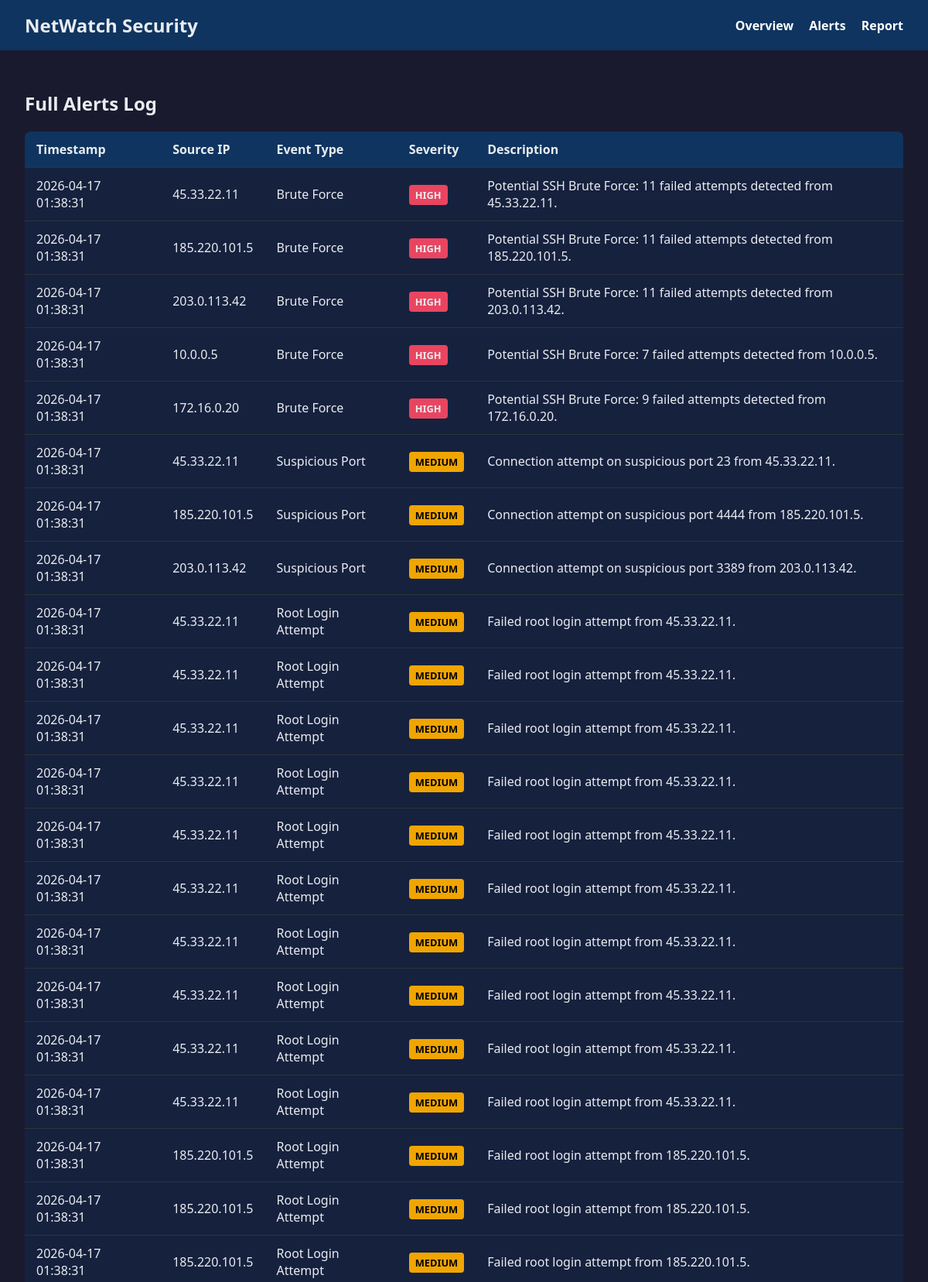
Screenshot of /alerts (upper part) with the database file from the repository.
### tables this page shows
CREATE TABLE alerts (
            id INTEGER PRIMARY KEY AUTOINCREMENT,
            timestamp DATETIME DEFAULT CURRENT_TIMESTAMP,
            source_ip TEXT NOT NULL,
            event_type TEXT NOT NULL,
            severity TEXT NOT NULL,
            description TEXT NOT NULL
        );

### app.py (the view)
@app.route('/alerts')
def alerts():
    all_alerts = database.get_all_alerts()
    return render_template('alerts.html', alerts=all_alerts)

### database.py (called while the page is built)
def get_all_alerts():
    conn = sqlite3.connect(DB_PATH)
    conn.row_factory = sqlite3.Row
    cursor = conn.cursor()
    cursor.execute('SELECT * FROM alerts ORDER BY timestamp DESC')
    alerts = cursor.fetchall()
    conn.close()
    return alerts

### templates/alerts.html (shortened to what this page needs)
<!DOCTYPE html>
<html lang="en">
<head>
</head>
<body>
    <nav>
        <h1>NetWatch Security</h1>
        <ul>
            <li><a href="/">Overview</a></li>
            <li><a href="/alerts">Alerts</a></li>
            <li><a href="/report">Report</a></li>
        </ul>
    </nav>
    <div class="container">
        <h2>Full Alerts Log</h2>
        <table>
            <thead>
                <tr>
                    <th>Timestamp</th>
                    <th>Source IP</th>
                    <th>Event Type</th>
                    <th>Severity</th>
                    <th>Description</th>
                </tr>
            </thead>
            <tbody>
                {% for alert in alerts %}
                <tr>
                    <td>{{ alert.timestamp }}</td>
                    <td>{{ alert.source_ip }}</td>
                    <td>{{ alert.event_type }}</td>
                    <td><span class="badge badge-{{ alert.severity.lower() }}">{{ alert.severity }}</span></td>
                    <td>{{ alert.description }}</td>
                </tr>
                {% endfor %}
            </tbody>
        </table>
    </div>
</body>
</html>

### templates/alerts.html (style rules this page uses)
:root { --bg-color: #1a1a2e; --card-bg: #16213e; --text-color: #e9ecef; --accent-color: #0f3460; --high-severity: #e94560; --med-severity: #f0a500; --low-severity: #00d1b2; }
body { font-family: 'Segoe UI', Tahoma, Geneva, Verdana, sans-serif; background-color: var(--bg-color); color: var(--text-color); margin: 0; padding: 0; }
nav { background-color: var(--accent-color); padding: 1rem 2rem; display: flex; justify-content: space-between; align-items: center; }
nav h1 { margin: 0; font-size: 1.5rem; }
nav ul { list-style: none; display: flex; gap: 20px; margin: 0; }
nav a { color: white; text-decoration: none; font-weight: bold; }
.container { padding: 2rem; max-width: 1200px; margin: auto; }
table { width: 100%; border-collapse: collapse; background-color: var(--card-bg); border-radius: 8px; overflow: hidden; }
th, td { padding: 12px 15px; text-align: left; border-bottom: 1px solid #2d3436; }
th { background-color: #0f3460; }
.badge { padding: 4px 8px; border-radius: 4px; font-size: 0.8rem; font-weight: bold; text-transform: uppercase; }
.badge-high { background-color: var(--high-severity); }
.badge-medium { background-color: var(--med-severity); color: black; }

### rows the page displays
alerts: timestamp "2026-04-17 01:38:31", source_ip "45.33.22.11", event_type "Brute Force", severity "HIGH", description "Potential SSH Brute Force: 11 failed attempts detected from 45.33.22.11."
alerts: timestamp "2026-04-17 01:38:31", source_ip "185.220.101.5", event_type "Brute Force", severity "HIGH", description "Potential SSH Brute Force: 11 failed attempts detected from 185.220.101.5."
alerts: timestamp "2026-04-17 01:38:31", source_ip "203.0.113.42", event_type "Brute Force", severity "HIGH", description "Potential SSH Brute Force: 11 failed attempts detected from 203.0.113.42."
alerts: timestamp "2026-04-17 01:38:31", source_ip "10.0.0.5", event_type "Brute Force", severity "HIGH", description "Potential SSH Brute Force: 7 failed attempts detected from 10.0.0.5."
alerts: timestamp "2026-04-17 01:38:31", source_ip "172.16.0.20", event_type "Brute Force", severity "HIGH", description "Potential SSH Brute Force: 9 failed attempts detected from 172.16.0.20."
alerts: timestamp "2026-04-17 01:38:31", source_ip "45.33.22.11", event_type "Suspicious Port", severity "MEDIUM", description "Connection attempt on suspicious port 23 from 45.33.22.11."
alerts: timestamp "2026-04-17 01:38:31", source_ip "185.220.101.5", event_type "Suspicious Port", severity "MEDIUM", description "Connection attempt on suspicious port 4444 from 185.220.101.5."
alerts: timestamp "2026-04-17 01:38:31", source_ip "203.0.113.42", event_type "Suspicious Port", severity "MEDIUM", description "Connection attempt on suspicious port 3389 from 203.0.113.42."
alerts: timestamp "2026-04-17 01:38:31", source_ip "45.33.22.11", event_type "Root Login Attempt", severity "MEDIUM", description "Failed root login attempt from 45.33.22.11."
alerts: timestamp "2026-04-17 01:38:31", source_ip "45.33.22.11", event_type "Root Login Attempt", severity "MEDIUM", description "Failed root login attempt from 45.33.22.11."
alerts: timestamp "2026-04-17 01:38:31", source_ip "45.33.22.11", event_type "Root Login Attempt", severity "MEDIUM", description "Failed root login attempt from 45.33.22.11."
alerts: timestamp "2026-04-17 01:38:31", source_ip "45.33.22.11", event_type "Root Login Attempt", severity "MEDIUM", description "Failed root login attempt from 45.33.22.11."
alerts: timestamp "2026-04-17 01:38:31", source_ip "45.33.22.11", event_type "Root Login Attempt", severity "MEDIUM", description "Failed root login attempt from 45.33.22.11."
alerts: timestamp "2026-04-17 01:38:31", source_ip "45.33.22.11", event_type "Root Login Attempt", severity "MEDIUM", description "Failed root login attempt from 45.33.22.11."
alerts: timestamp "2026-04-17 01:38:31", source_ip "45.33.22.11", event_type "Root Login Attempt", severity "MEDIUM", description "Failed root login attempt from 45.33.22.11."
alerts: timestamp "2026-04-17 01:38:31", source_ip "45.33.22.11", event_type "Root Login Attempt", severity "MEDIUM", description "Failed root login attempt from 45.33.22.11."
alerts: timestamp "2026-04-17 01:38:31", source_ip "45.33.22.11", event_type "Root Login Attempt", severity "MEDIUM", description "Failed root login attempt from 45.33.22.11."
alerts: timestamp "2026-04-17 01:38:31", source_ip "45.33.22.11", event_type "Root Login Attempt", severity "MEDIUM", description "Failed root login attempt from 45.33.22.11."
alerts: timestamp "2026-04-17 01:38:31", source_ip "185.220.101.5", event_type "Root Login Attempt", severity "MEDIUM", description "Failed root login attempt from 185.220.101.5."
alerts: timestamp "2026-04-17 01:38:31", source_ip "185.220.101.5", event_type "Root Login Attempt", severity "MEDIUM", description "Failed root login attempt from 185.220.101.5."
alerts: timestamp "2026-04-17 01:38:31", source_ip "185.220.101.5", event_type "Root Login Attempt", severity "MEDIUM", description "Failed root login attempt from 185.220.101.5."
